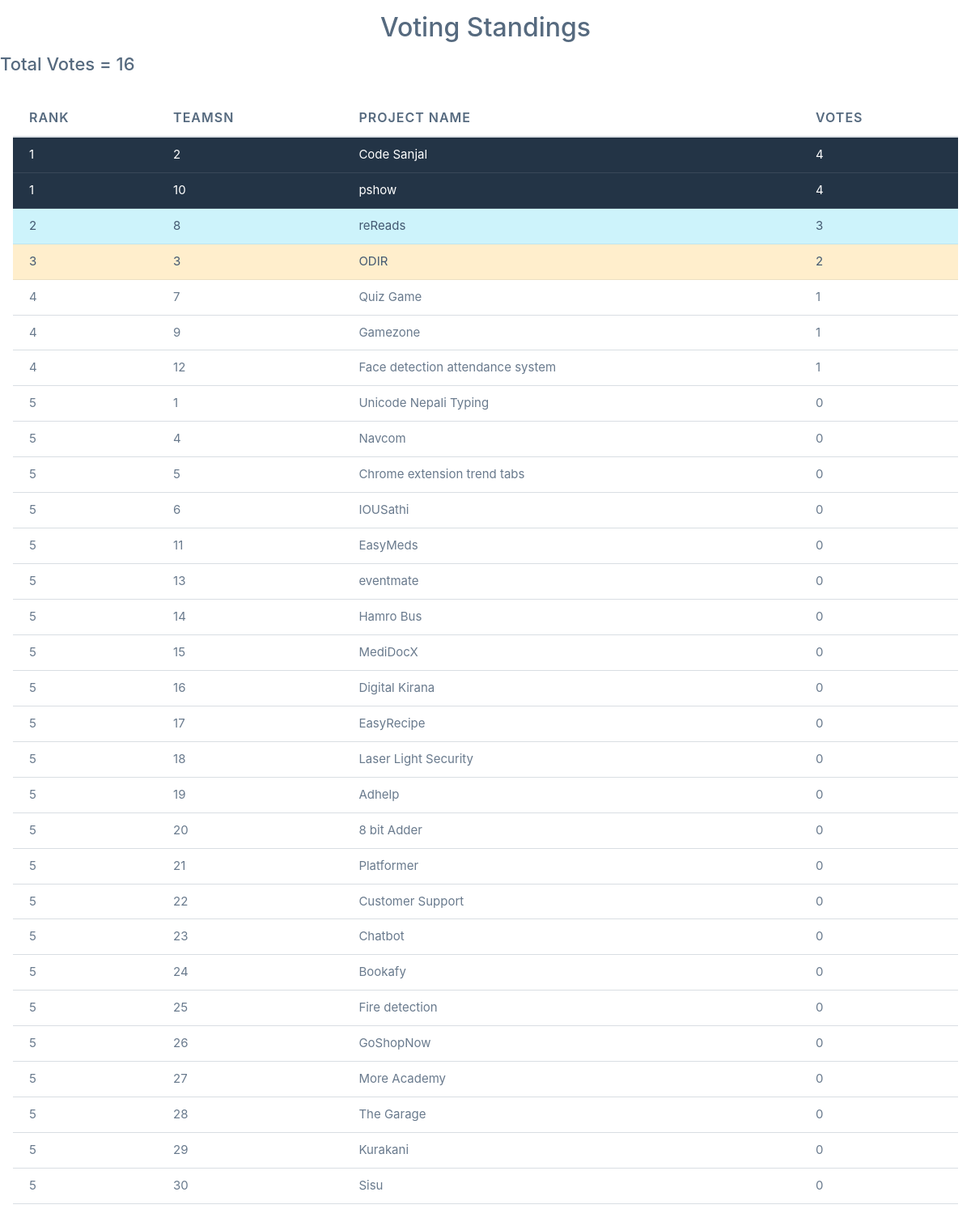
Screenshot of /displayVoting.php with the database file from the repository.
### tables this page shows
CREATE TABLE `teaminfo` (
  `TeamID` int(4) NOT NULL,
  `ProjectName` varchar(50) NOT NULL
);

### displayVoting.php (the view, shortened to what this page needs)
<?php
require_once "dbCon.php";
$sql = "SELECT teaminfo.TeamID, teaminfo.ProjectName, COUNT(votinginfo.VotingID) AS TotalVotes, (SELECT COUNT(VotingID) FROM votinginfo) AS TotalVotesOverall
        FROM teaminfo
        LEFT JOIN votinginfo ON teaminfo.TeamID = votinginfo.TeamID
        GROUP BY teaminfo.TeamID, teaminfo.ProjectName
        ORDER BY TotalVotes DESC, teaminfo.TeamID ASC";
$result = $con->query($sql);
$prevVotes = -1;
$rank = 1;
?>
<!DOCTYPE html>
<html lang="en">
<head>
    <link rel="stylesheet" href="core.css" class="template-customizer-core-css" />
    <link rel="stylesheet" href="theme-default.css" class="template-customizer-theme-css" />
</head>
<body>
    <h2 class="m-3 text-center">Voting Standings</h2>
    <?php
    $row = $result->fetch_assoc();
    echo "<h4>Total Votes = " . $row['TotalVotesOverall'] . "</h4>";
    $result->data_seek(0);
    ?>
    <div class="table-responsive p-3" id="tableContainer">
        <table class="table table-hover" id="voteTable">
            <thead>
                <tr>
                    <th>Rank</th>
                    <th>TeamSN</th>
                    <th>Project Name</th>
                    <th>Votes</th>
                </tr>
            </thead>
            <tbody>
                <?php
                while ($row = $result->fetch_assoc()) {
                    if ($row["TotalVotes"] != $prevVotes) {
                        $prevVotes = $row["TotalVotes"];
                        echo "<tr ";
                        if ($rank == 1) {
                            echo 'class="table-dark"';
                        } else if ($rank == 2) {
                            echo 'class="table-info"';
                        } else if ($rank == 3) {
                            echo 'class=table-warning';
                        }
                        echo "><td>" . $rank . "</td><td>" . $row["TeamID"] . "</td><td>" . $row["ProjectName"] . "</td><td>" . $row["TotalVotes"] . "</td></tr>";
                        $rank++;
                    } else {
                        echo "<tr ";
                        if ($rank - 1 == 1) {
                            echo 'class="table-dark"';
                        } else if ($rank - 1 == 2) {
                            echo 'class="table-info"';
                        } else if ($rank - 1 == 3) {
                            echo 'class=table-warning';
                        }
                        echo "><td>" . $rank - 1 . "</td><td>" . $row["TeamID"] . "</td><td>" . $row["ProjectName"] . "</td><td>" . $row["TotalVotes"] . "</td></tr>";
                    }
                }
                ?>
            </tbody>
        </table>
    </div>
</body>
</html>

### displayVoting.php (style rules this page uses)
body { background-color: white; }
.table th { font-size: 1rem; }

### rows the page displays
teaminfo: TeamID "2", ProjectName "Code Sanjal", TotalVotes "4"
teaminfo: rank "1", TeamID "10", ProjectName "pshow", TotalVotes "4"
teaminfo: TeamID "8", ProjectName "reReads", TotalVotes "3"
teaminfo: TeamID "3", ProjectName "ODIR", TotalVotes "2"
teaminfo: TeamID "7", ProjectName "Quiz Game", TotalVotes "1"
teaminfo: rank "4", TeamID "9", ProjectName "Gamezone", TotalVotes "1"
teaminfo: rank "4", TeamID "12", ProjectName "Face detection attendance system", TotalVotes "1"
teaminfo: TeamID "1", ProjectName "Unicode Nepali Typing", TotalVotes "0"
teaminfo: rank "5", TeamID "4", ProjectName "Navcom", TotalVotes "0"
teaminfo: rank "5", TeamID "5", ProjectName "Chrome extension trend tabs", TotalVotes "0"
teaminfo: rank "5", TeamID "6", ProjectName "IOUSathi", TotalVotes "0"
teaminfo: rank "5", TeamID "11", ProjectName "EasyMeds", TotalVotes "0"
teaminfo: rank "5", TeamID "13", ProjectName "eventmate", TotalVotes "0"
teaminfo: rank "5", TeamID "14", ProjectName "Hamro Bus", TotalVotes "0"
teaminfo: rank "5", TeamID "15", ProjectName "MediDocX", TotalVotes "0"
teaminfo: rank "5", TeamID "16", ProjectName "Digital Kirana", TotalVotes "0"
teaminfo: rank "5", TeamID "17", ProjectName "EasyRecipe", TotalVotes "0"
teaminfo: rank "5", TeamID "18", ProjectName "Laser Light Security", TotalVotes "0"
teaminfo: rank "5", TeamID "19", ProjectName "Adhelp", TotalVotes "0"
teaminfo: rank "5", TeamID "20", ProjectName "8 bit Adder", TotalVotes "0"
teaminfo: rank "5", TeamID "21", ProjectName "Platformer", TotalVotes "0"
teaminfo: rank "5", TeamID "22", ProjectName "Customer Support", TotalVotes "0"
teaminfo: rank "5", TeamID "23", ProjectName "Chatbot", TotalVotes "0"
teaminfo: rank "5", TeamID "24", ProjectName "Bookafy", TotalVotes "0"
teaminfo: rank "5", TeamID "25", ProjectName "Fire detection", TotalVotes "0"
teaminfo: rank "5", TeamID "26", ProjectName "GoShopNow", TotalVotes "0"
teaminfo: rank "5", TeamID "27", ProjectName "More Academy", TotalVotes "0"
teaminfo: rank "5", TeamID "28", ProjectName "The Garage", TotalVotes "0"
teaminfo: rank "5", TeamID "29", ProjectName "Kurakani", TotalVotes "0"
teaminfo: rank "5", TeamID "30", ProjectName "Sisu", TotalVotes "0"

### other values shown
$row['TotalVotesOverall'] "16"
